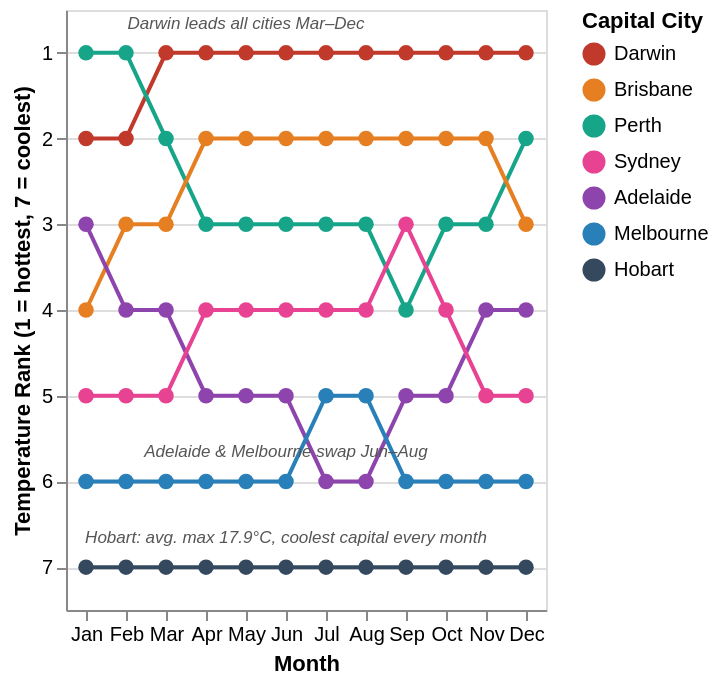

Vega-Lite specification stored for this chart:
### Vega-Lite specification from a JSON file in a GitHub repository (floating-point values rounded to 4 significant figures)
{"$schema": "https://vega.github.io/schema/vega-lite/v5.json", "width": "container", "height": "container", "data": {"values": [{"city": "Darwin", "month": 0, "monthLabel": "Jan", "rank": 2}, {"city": "Darwin", "month": 1, "monthLabel": "Feb", "rank": 2}, {"city": "Darwin", "month": 2, "monthLabel": "Mar", "rank": 1}, {"city": "Darwin", "month": 3, "monthLabel": "Apr", "rank": 1}, {"city": "Darwin", "month": 4, "monthLabel": "May", "rank": 1}, {"city": "Darwin", "month": 5, "monthLabel": "Jun", "rank": 1}, {"city": "Darwin", "month": 6, "monthLabel": "Jul", "rank": 1}, {"city": "Darwin", "month": 7, "monthLabel": "Aug", "rank": 1}, {"city": "Darwin", "month": 8, "monthLabel": "Sep", "rank": 1}, {"city": "Darwin", "month": 9, "monthLabel": "Oct", "rank": 1}, {"city": "Darwin", "month": 10, "monthLabel": "Nov", "rank": 1}, {"city": "Darwin", "month": 11, "monthLabel": "Dec", "rank": 1}, {"city": "Perth", "month": 0, "monthLabel": "Jan", "rank": 1}, {"city": "Perth", "month": 1, "monthLabel": "Feb", "rank": 1}, {"city": "Perth", "month": 2, "monthLabel": "Mar", "rank": 2}, {"city": "Perth", "month": 3, "monthLabel": "Apr", "rank": 3}, {"city": "Perth", "month": 4, "monthLabel": "May", "rank": 3}, {"city": "Perth", "month": 5, "monthLabel": "Jun", "rank": 3}, {"city": "Perth", "month": 6, "monthLabel": "Jul", "rank": 3}, {"city": "Perth", "month": 7, "monthLabel": "Aug", "rank": 3}, {"city": "Perth", "month": 8, "monthLabel": "Sep", "rank": 4}, {"city": "Perth", "month": 9, "monthLabel": "Oct", "rank": 3}, {"city": "Perth", "month": 10, "monthLabel": "Nov", "rank": 3}, {"city": "Perth", "month": 11, "monthLabel": "Dec", "rank": 2}, {"city": "Brisbane", "month": 0, "monthLabel": "Jan", "rank": 4}, {"city": "Brisbane", "month": 1, "monthLabel": "Feb", "rank": 3}, {"city": "Brisbane", "month": 2, "monthLabel": "Mar", "rank": 3}, {"city": "Brisbane", "month": 3, "monthLabel": "Apr", "rank": 2}, {"city": "Brisbane", "month": 4, "monthLabel": "May", "rank": 2}, {"city": "Brisbane", "month": 5, "monthLabel": "Jun", "rank": 2}, {"city": "Brisbane", "month": 6, "monthLabel": "Jul", "rank": 2}, {"city": "Brisbane", "month": 7, "monthLabel": "Aug", "rank": 2}, {"city": "Brisbane", "month": 8, "monthLabel": "Sep", "rank": 2}, {"city": "Brisbane", "month": 9, "monthLabel": "Oct", "rank": 2}, {"city": "Brisbane", "month": 10, "monthLabel": "Nov", "rank": 2}, {"city": "Brisbane", "month": 11, "monthLabel": "Dec", "rank": 3}, {"city": "Adelaide", "month": 0, "monthLabel": "Jan", "rank": 3}, {"city": "Adelaide", "month": 1, "monthLabel": "Feb", "rank": 4}, {"city": "Adelaide", "month": 2, "monthLabel": "Mar", "rank": 4}, {"city": "Adelaide", "month": 3, "monthLabel": "Apr", "rank": 5}, {"city": "Adelaide", "month": 4, "monthLabel": "May", "rank": 5}, {"city": "Adelaide", "month": 5, "monthLabel": "Jun", "rank": 5}, {"city": "Adelaide", "month": 6, "monthLabel": "Jul", "rank": 6}, {"city": "Adelaide", "month": 7, "monthLabel": "Aug", "rank": 6}, {"city": "Adelaide", "month": 8, "monthLabel": "Sep", "rank": 5}, {"city": "Adelaide", "month": 9, "monthLabel": "Oct", "rank": 5}, {"city": "Adelaide", "month": 10, "monthLabel": "Nov", "rank": 4}, {"city": "Adelaide", "month": 11, "monthLabel": "Dec", "rank": 4}, {"city": "Sydney", "month": 0, "monthLabel": "Jan", "rank": 5}, {"city": "Sydney", "month": 1, "monthLabel": "Feb", "rank": 5}, {"city": "Sydney", "month": 2, "monthLabel": "Mar", "rank": 5}, {"city": "Sydney", "month": 3, "monthLabel": "Apr", "rank": 4}, {"city": "Sydney", "month": 4, "monthLabel": "May", "rank": 4}, {"city": "Sydney", "month": 5, "monthLabel": "Jun", "rank": 4}, {"city": "Sydney", "month": 6, "monthLabel": "Jul", "rank": 4}, {"city": "Sydney", "month": 7, "monthLabel": "Aug", "rank": 4}, {"city": "Sydney", "month": 8, "monthLabel": "Sep", "rank": 3}, {"city": "Sydney", "month": 9, "monthLabel": "Oct", "rank": 4}, {"city": "Sydney", "month": 10, "monthLabel": "Nov", "rank": 5}, {"city": "Sydney", "month": 11, "monthLabel": "Dec", "rank": 5}, {"city": "Melbourne", "month": 0, "monthLabel": "Jan", "rank": 6}, {"city": "Melbourne", "month": 1, "monthLabel": "Feb", "rank": 6}, {"city": "Melbourne", "month": 2, "monthLabel": "Mar", "rank": 6}, {"city": "Melbourne", "month": 3, "monthLabel": "Apr", "rank": 6}, {"city": "Melbourne", "month": 4, "monthLabel": "May", "rank": 6}, {"city": "Melbourne", "month": 5, "monthLabel": "Jun", "rank": 6}, {"city": "Melbourne", "month": 6, "monthLabel": "Jul", "rank": 5}, {"city": "Melbourne", "month": 7, "monthLabel": "Aug", "rank": 5}, {"city": "Melbourne", "month": 8, "monthLabel": "Sep", "rank": 6}, {"city": "Melbourne", "month": 9, "monthLabel": "Oct", "rank": 6}, {"city": "Melbourne", "month": 10, "monthLabel": "Nov", "rank": 6}, {"city": "Melbourne", "month": 11, "monthLabel": "Dec", "rank": 6}, {"city": "Hobart", "month": 0, "monthLabel": "Jan", "rank": 7}, {"city": "Hobart", "month": 1, "monthLabel": "Feb", "rank": 7}, {"city": "Hobart", "month": 2, "monthLabel": "Mar", "rank": 7}, {"city": "Hobart", "month": 3, "monthLabel": "Apr", "rank": 7}, {"city": "Hobart", "month": 4, "monthLabel": "May", "rank": 7}, {"city": "Hobart", "month": 5, "monthLabel": "Jun", "rank": 7}, {"city": "Hobart", "month": 6, "monthLabel": "Jul", "rank": 7}, {"city": "Hobart", "month": 7, "monthLabel": "Aug", "rank": 7}, {"city": "Hobart", "month": 8, "monthLabel": "Sep", "rank": 7}, {"city": "Hobart", "month": 9, "monthLabel": "Oct", "rank": 7}, {"city": "Hobart", "month": 10, "monthLabel": "Nov", "rank": 7}, {"city": "Hobart", "month": 11, "monthLabel": "Dec", "rank": 7}]}, "layer": [{"params": [{"name": "cityHighlight", "select": {"type": "point", "fields": ["city"], "on": "click"}, "bind": "legend"}], "mark": {"type": "line", "point": {"filled": true, "size": 60}}, "encoding": {"x": {"field": "month", "type": "ordinal", "title": "Month", "axis": {"labelAngle": 0, "labelExpr": "['Jan','Feb','Mar','Apr','May','Jun','Jul','Aug','Sep','Oct','Nov','Dec'][datum.value]"}}, "y": {"field": "rank", "type": "quantitative", "title": "Temperature Rank (1 = hottest, 7 = coolest)", "scale": {"domain": [7.5, 0.5]}, "axis": {"values": [1, 2, 3, 4, 5, 6, 7], "tickCount": 7}}, "color": {"field": "city", "type": "nominal", "title": "Capital City", "scale": {"domain": ["Darwin", "Brisbane", "Perth", "Sydney", "Adelaide", "Melbourne", "Hobart"], "range": ["#c0392b", "#e67e22", "#17a589", "#e84393", "#8e44ad", "#2980b9", "#34495e"]}}, "opacity": {"condition": {"param": "cityHighlight", "value": 1}, "value": 0.08}, "tooltip": [{"field": "city", "type": "nominal", "title": "Capital City"}, {"field": "monthLabel", "type": "nominal", "title": "Month"}, {"field": "rank", "type": "quantitative", "title": "Temperature Rank"}]}}, {"data": {"values": [{"month": 4, "rank": 0.65, "note": "Darwin leads all cities Mar–Dec"}, {"month": 5, "rank": 5.65, "note": "Adelaide & Melbourne swap Jun–Aug"}, {"month": 5, "rank": 6.65, "note": "Hobart: avg. max 17.9°C, coolest capital every month"}]}, "mark": {"type": "text", "fontSize": 8.5, "fontStyle": "italic", "color": "#555", "align": "center"}, "encoding": {"x": {"field": "month", "type": "ordinal"}, "y": {"field": "rank", "type": "quantitative"}, "text": {"field": "note", "type": "nominal"}}}]}
